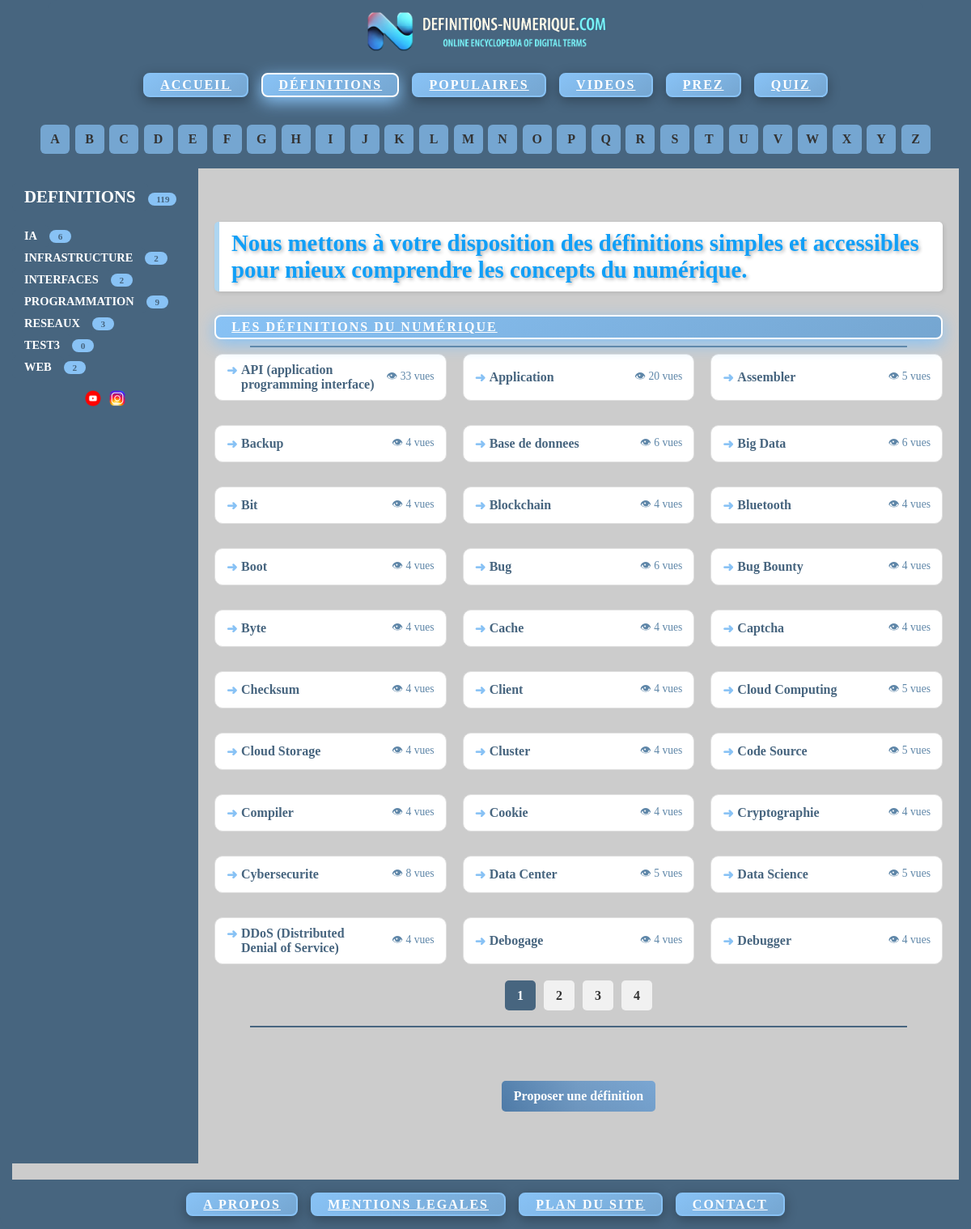
The app's page /definitions.php with its own data.
### tables this page shows
CREATE TABLE `categorie` (
  `catid` int(10) NOT NULL,
  `catnom` varchar(100) NOT NULL
);

CREATE TABLE `definition` (
  `defid` int(11) NOT NULL,
  `deflettre` varchar(1) NOT NULL,
  `deftitre` varchar(100) NOT NULL,
  `definition` varchar(1000) NOT NULL,
  `defauteur` varchar(100) NOT NULL,
  `defdate` date NOT NULL,
  `valider` int(1) NOT NULL DEFAULT 2,
  `defemail` varchar(100) NOT NULL,
  `nb_vue` int(100) NOT NULL DEFAULT 0
);

### definitions.php (the view, shortened to what this page needs)
<?php
$defs_per_page = 30;
$page = isset($_GET['page']) ? max(1, (int)$_GET['page']) : 1;
$start = ($page - 1) * $defs_per_page;
?>
<!DOCTYPE html>
<html lang="fr">
<head>
    <link rel="stylesheet" href="style.css" />
</head>
<body>
<div class="bandeaudiv">
    <?php include "bandeau.php"; ?>
</div>
<div class="search-alpha-wrapper"><div class="lettresdiv">
    <?php include "lettres.php"; ?>
</div>
<div class="homediv">
    <div class="container">
        <div class="home">
            <div class="gauche">
                <?php include "gauche.php"; ?>
            </div>
            <div class="droite">
                <div class="controls">
                    <br>
                    <h3>
                        Nous mettons à votre disposition des définitions simples et accessibles<br>
                        pour mieux comprendre les concepts du numérique.
                    </h3>
                    <a href="definitions.php" class="menu-button">
                        Les définitions du Numérique
                    </a>
                    <hr>
                    <?php
                    $conn = new mysqli(
                        $_ENV['DB_SERVERNAME'],
                        $_ENV['DB_USERNAME'],
                        $_ENV['DB_PASSWORD'],
                        $_ENV['DB_NAME']
                    );
                    $conn->set_charset("utf8mb4");
                    $totalRes = $conn->query("SELECT COUNT(*) AS total FROM definition WHERE valider = 2");
                    $totalRow = $totalRes->fetch_assoc();
                    $total_defs = (int)$totalRow['total'];
                    $total_pages = (int)ceil($total_defs / $defs_per_page);
                    $sql = "
                        SELECT defid, deftitre, nb_vue
                        FROM definition
                        WHERE valider = 2
                        ORDER BY deftitre ASC
                        LIMIT $start, $defs_per_page
                    ";
                    $result = $conn->query($sql);
                    if ($result->num_rows > 0) {
                        echo '<div class="definition-container">';
                        while ($row = $result->fetch_assoc()) {
                            $nbVues = (int)$row['nb_vue'];
                            $badge = ($nbVues >= 1000)
                                ? '<span class="badge-populaire">🔥 Très consulté</span>'
                                : '';
                            echo '<div class="related-item">';
                                echo '<a href="affichedef.php?defid=' . (int)$row['defid'] . '" class="related-line">';
                                    echo '<span class="related-title">' . htmlspecialchars($row['deftitre']) . '</span>';
                                echo '</a>';
                                echo '<span class="related-meta">';
                                    echo '👁 ' . $nbVues . ' vues ' . $badge;
                                echo '</span>';
                            echo '</div>';
                        }
                        echo '</div>';
                        if ($total_pages > 1) {
                            echo '<div class="pagination">';
                            for ($i = 1; $i <= $total_pages; $i++) {
                                $active = ($i === $page) ? 'active' : '';
                                echo '<a href="?page=' . $i . '" class="page-link ' . $active . '">' . $i . '</a>';
                            }
                            echo '</div>';
                        }
                    } else {
                        echo '<p>Aucune définition trouvée.</p>';
                    }
                    ?>
                    <hr><br>
                    <div class="proposer-def-btn">
                        <a href="newdef.php" class="btn-modifier">
                            Proposer une définition
                        </a> <br>
                    </div>
                </div>
            </div>
        </div>
    </div>
</div>
<div class="footerdiv">
    <?php include "footer.php"; ?>
</div>
</body>
</html>

### gauche.php (shortened to what this page needs)
<?php
$conn = new mysqli($_ENV['DB_SERVERNAME'], $_ENV['DB_USERNAME'], $_ENV['DB_PASSWORD'], $_ENV['DB_NAME']);
	$conn->set_charset("utf8mb4");
$conn2 = new mysqli($_ENV['DB_SERVERNAME'], $_ENV['DB_USERNAME'], $_ENV['DB_PASSWORD'], $_ENV['DB_NAME']);
	$conn2->set_charset("utf8mb4");
   printf ("<br><a href='definitions.php' class='rubriqueDEF'>DEFINITIONS</a>");
if ($result3 = mysqli_query($conn, "SELECT COUNT(*) as total from definition"))
{
    while ($row3 = $result3->fetch_assoc())
	{
        		printf ("<span class='styled-span'> %s </span><br><br>", $row3['total']);
 	 }
  }
else
		{
		}
if ($result = mysqli_query($conn, "SELECT * from categorie ORDER BY catnom "))
{
    while ($row = $result->fetch_assoc())
	{
        printf ("<a href='categoriedetail.php?catid=%s' class='rubrique'>%s</a>", $row['catid'], $row['catnom']);
		$catid = intval($row['catid']);
		$sql2="SELECT COUNT(*) as total FROM lien WHERE catid=" . $catid;
		if ($result2 = mysqli_query($conn2,$sql2 ))
		{
			while ($row2 = $result2->fetch_assoc())
			{
				printf ("<span class='styled-span'> %s </span>&nbsp;&nbsp;&nbsp;<br>", $row2['total']);
			}
		}
		else
		{
		}
	}
}
?>
        <div class="reseau-container">
            <div class="reseau-item">
                <a href="https://youtube.com/@definitionsnumerique" target="_blank">
				<img src="y.png" class="imageRéseaux"></a>
                <a href="https://instagram.com/definitionsnumerique" target="_blank">
				<img src="i.png" class="imageRéseaux"></a>
            </div>
        </div>

### records on screen
categorie: catnom "IA", total "6"
categorie: catnom "INFRASTRUCTURE", total "2"
categorie: catnom "INTERFACES", total "2"
categorie: catnom "PROGRAMMATION", total "9"
categorie: catnom "RESEAUX", total "3"
categorie: catnom "TEST3", total "0"
categorie: catnom "WEB", total "2"
definition: deftitre "API (application programming interface)", nb_vue "33"
definition: deftitre "Application", nb_vue "20"
definition: deftitre "Assembler", nb_vue "5"
definition: deftitre "Backup", nb_vue "4"
definition: deftitre "Base de donnees", nb_vue "6"
definition: deftitre "Big Data", nb_vue "6"
definition: deftitre "Bit", nb_vue "4"
definition: deftitre "Blockchain", nb_vue "4"
definition: deftitre "Bluetooth", nb_vue "4"
definition: deftitre "Boot", nb_vue "4"
definition: deftitre "Bug", nb_vue "6"
definition: deftitre "Bug Bounty", nb_vue "4"
definition: deftitre "Byte", nb_vue "4"
definition: deftitre "Cache", nb_vue "4"
definition: deftitre "Captcha", nb_vue "4"
definition: deftitre "Checksum", nb_vue "4"
definition: deftitre "Client", nb_vue "4"
definition: deftitre "Cloud Computing", nb_vue "5"
definition: deftitre "Cloud Storage", nb_vue "4"
definition: deftitre "Cluster", nb_vue "4"
definition: deftitre "Code Source", nb_vue "5"
definition: deftitre "Compiler", nb_vue "4"
definition: deftitre "Cookie", nb_vue "4"
definition: deftitre "Cryptographie", nb_vue "4"
definition: deftitre "Cybersecurite", nb_vue "8"
definition: deftitre "Data Center", nb_vue "5"
definition: deftitre "Data Science", nb_vue "5"
definition: deftitre "DDoS (Distributed Denial of Service)", nb_vue "4"
definition: deftitre "Debogage", nb_vue "4"
definition: deftitre "Debugger", nb_vue "4"

### other values on screen
$lettre "A"
$lettre "B"
$lettre "C"
$lettre "D"
$lettre "E"
$lettre "F"
$lettre "G"
$lettre "H"
$lettre "I"
$lettre "J"
$lettre "K"
$lettre "L"
$lettre "M"
$lettre "N"
$lettre "O"
